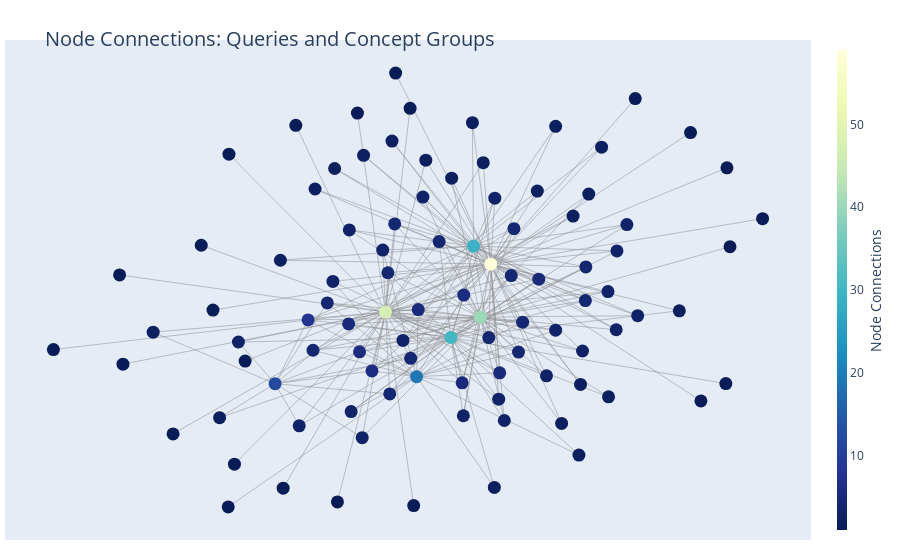

This figure's notebook cell:
### Code cell
fig = go.Figure(data=[edge_trace, node_trace],
             layout=go.Layout(
                title='<br>Node Connections: Queries and Concept Groups',
                titlefont=dict(size=20),
                showlegend=False,
                hovermode='closest',
                margin=dict(b=20,l=5,r=5,t=40),
                xaxis=dict(showgrid=False, zeroline=False, showticklabels=False),
                yaxis=dict(showgrid=False, zeroline=False, showticklabels=False)))

iplot(fig)

### Figure 1 — Plotly figure (JSON) as saved in the notebook; plotly's stock layout.template omitted (floating-point values rounded to 4 significant figures; data arrays with more than 128 entries replaced by an {"elided": "..."} marker saying what was removed)
{"data": [{"hoverinfo": "none", "line": {"color": "#888", "width": 0.5}, "mode": "lines", "type": "scatter", "x": {"elided": "711 float values"}, "y": {"elided": "711 float values"}}, {"hoverinfo": "text", "marker": {"color": [1, 3, 2, 2, 2, 4, 2, 2, 3, 1, 3, 4, 30, 1, 12, 3, 4, 4, 2, 1, 1, 1, 2, 2, 1, 1, 4, 3, 6, 40, 3, 2, 2, 5, 3, 2, 2, 1, 19, 2, 4, 2, 3, 3, 2, 4, 1, 4, 1, 59, 1, 1, 29, 3, 3, 2, 2, 3, 2, 4, 5, 3, 1, 3, 6, 1, 4, 3, 8, 3, 1, 4, 1, 1, 5, 2, 4, 5, 47, 4, 2, 3, 5, 3, 3, 1, 1, 4, 1, 3, 1, 2, 3, 6, 1, 1, 2], "colorbar": {"thickness": 10, "title": {"side": "right", "text": "Node Connections"}, "xanchor": "left"}, "colorscale": [[0, "rgb(255,255,217)"], [0.125, "rgb(237,248,177)"], [0.25, "rgb(199,233,180)"], [0.375, "rgb(127,205,187)"], [0.5, "rgb(65,182,196)"], [0.625, "rgb(29,145,192)"], [0.75, "rgb(34,94,168)"], [0.875, "rgb(37,52,148)"], [1, "rgb(8,29,88)"]], "line": {"width": 0}, "reversescale": true, "showscale": true, "size": 13}, "mode": "markers", "text": ["Insects in dry dead wood # of connections: 1", "Insect indicators of carrion # of connections: 3", "Insect grain indicators # of connections: 2", "Ceramic artefacts # of connections: 2", "Environmental change due to flooding # of connections: 2", "Tephrochronology: Viking Period # of connections: 4", "Artefacts from midden excavations # of connections: 2", "Stone and other mineral artefacts # of connections: 2", "Hearth units # of connections: 3", "Insect indicators for standing water # of connections: 1", "Evidence for woolworking from artefacts # of connections: 3", "Farmsteads with above average historical value # of connections: 4", "ideas # of connections: 30", "Insect indicators for people # of connections: 1", "physical_processes # of connections: 12", "Feather artefacts # of connections: 3", "Artefactual evidence for grain grinding # of connections: 4", "Insect indicators of farming # of connections: 4", "Artefactual evidence for personal ornamentation # of connections: 2", "Insect indicators of running water # of connections: 1", "Halotolerant insects # of connections: 1", "small and medium whales # of connections: 1", "Definite insect indication of dung # of connections: 2", "Plastic finds # of connections: 2", "Potential insect evidence for dung # of connections: 1", "Wild Species Only # of connections: 1", "Artefactual evidence for food preparation and consumption # of connections: 4", "Marine resource dominant # of connections: 3", "Settlement Age farmsteads # of connections: 6", "activities # of connections: 40", "Travel (domestic/in Iceland) in the sagas # of connections: 3", "Diocese properties # of connections: 2", "Potential insect indicators of wood or trees # of connections: 2", "Saga references to livestock # of connections: 5", "Tephrochronology: Historic Tephra Layers # of connections: 3", "Artefacts from burial excavations # of connections: 2", "Artefacts from horse burials # of connections: 2", "Insect data available # of connections: 1", "community_places # of connections: 19", "Artefacts from excavations of Viking Age sites # of connections: 2", "Saga references to agricultural buildings or structures # of connections: 4", "whale bone usewear # of connections: 2", "Synanthropic insects (associated with humans) # of connections: 3", "whale bone presence # of connections: 3", "Unit descriptions commonly associated with burial evidence. # of connections: 2", "Freshwater Fish # of connections: 4", "Tephrochronology: Colonisation # of connections: 1", "Saga evidence for coastal activity and/or resources # of connections: 4", "Insect indicators of coniferous trees # of connections: 1", "actors # of connections: 59", "Insect indicators of heathland or moorland # of connections: 1", "Sheep 50.12-57.28 # of connections: 1", "events # of connections: 29", "Artefactual evidence for metalworking # of connections: 3", "Church and Farms # of connections: 3", "Metal artefacts # of connections: 2", "Silver artefacts # of connections: 2", "Tephrochronology-  Little Ice Age # of connections: 3", "Land degradation # of connections: 2", "Woodland claims # of connections: 4", "Mixed livestock economy # of connections: 5", "Woolen artefacts # of connections: 3", "Insect indicators of mould # of connections: 1", "Artefactual evidence for writing # of connections: 3", "Rich and Fertile Farms # of connections: 6", "fodder productivity == 2 # of connections: 1", "Wooden artefacts # of connections: 4", "Monastery as a place of production # of connections: 3", "Saga references to wetlands # of connections: 8", "Artefactual evidence for gaming and play # of connections: 3", "Livestock References in NABO FSI reports # of connections: 1", "We have Pigs # of connections: 4", "Insect indications of dry dead wood # of connections: 1", "Insect indicators of fresh water (i.e. not seawater) # of connections: 1", "Finds from building contexts # of connections: 5", "Whales # of connections: 2", "Artefactual evidence for fishing # of connections: 4", "Saga references to timber and/or woodland # of connections: 5", "physical_landscape # of connections: 47", "Saga references to agricultural activities # of connections: 4", "Low productivity farms # of connections: 2", "Insect indicators of disturbed ground or arable land # of connections: 3", "Maritime travel in sagas # of connections: 5", "Artefactual evidence for cultivation # of connections: 3", "Bone finds # of connections: 3", "imaginary_landscape # of connections: 1", "Insect indicators of deciduous trees # of connections: 1", "Artefacts from domestic house excavations # of connections: 4", "Radiocarbon dated SEAD sample # of connections: 1", "Artefactual evidence for arms. # of connections: 3", "Cattle to Vellum # of connections: 1", "Leather artefacts # of connections: 2", "Ectoparasites # of connections: 3", "Driftwood and beached whale claims # of connections: 6", "Insect indicators of foul conditions or dung # of connections: 1", "Insect indications of animals # of connections: 1", "Artefacts from excavations of church structures and church farms # of connections: 2"], "type": "scatter", "x": [-0.8283, 0.2795, 0.3485, -0.1214, -0.5688, -0.07295, -0.2703, -0.3211, -0.1454, -0.263, 0.5161, -0.2893, 0.03145, -0.5025, -0.4248, -0.09295, 0.3804, 0.2068, 0.3891, -0.2111, -0.5445, -0.5859, 0.2557, -0.1952, -0.0744, 0.7557, 0.3816, 0.4604, -0.1734, 0.1079, -0.2274, 0.3637, 0.1154, 0.06065, -0.3622, -0.411, 0.0873, -0.112, -0.05762, 0.6242, 0.195, 0.03343, 0.3032, 0.4391, 0.3678, 0.1297, 0.7449, 0.0009602, -0.5302, 0.1348, -0.371, 0.7478, 0.09002, 0.4623, -0.2747, 0.4225, 0.3033, -0.5199, -0.7412, -0.3264, 0.2594, -0.04116, -0.6895, 0.06371, -0.2056, -0.5464, -0.1144, 0.1555, -0.3392, 0.4881, 0.6802, -0.1321, 0.6533, -0.4039, -0.05333, -0.03362, 0.2176, 0.158, -0.1383, -0.1273, 0.4405, -0.1987, -0.2339, 0.373, -0.2321, -1, -0.8196, 0.1881, -0.6164, 0.1454, 0.5098, 0.3187, 0.17, 0.06469, -0.06512, 0.8402, 0.1442], "y": [0.08736, -0.2896, 0.3073, 0.5875, -0.4458, -0.2243, 0.4851, 0.4084, 0.1803, -0.7604, -0.06483, -0.01704, -0.1464, -0.2343, -0.3189, -0.1574, -0.008389, -0.2006, 0.3895, 0.692, 0.5385, -0.04395, 0.4008, 0.5342, 0.7098, 0.1928, 0.1175, -0.1174, -0.2713, -0.07025, -0.423, -0.5856, 0.5069, -0.3156, -0.4762, 0.1424, 0.6563, 0.8414, -0.2926, -0.04658, 0.2603, 0.4489, -0.1189, 0.02523, -0.3217, -0.1467, -0.3183, 0.2119, -0.6194, 0.1277, 0.6464, 0.4875, 0.1951, 0.1773, 0.06312, 0.5648, 0.6426, -0.1632, -0.1265, -0.1939, 0.07169, 0.3781, -0.5064, -0.4387, -0.1997, -0.7791, 0.2781, -0.3768, -0.08065, 0.2755, -0.3831, 0.09554, 0.6194, -0.7092, -0.0419, 0.516, -0.08894, -0.2782, -0.05142, -0.3572, -0.3678, -0.5204, -0.09568, -0.1968, 0.2558, -0.1913, -0.246, 0.08512, 0.1984, 0.3744, 0.7462, -0.4674, -0.4563, 0.01203, -0.7742, 0.2978, -0.7065]}], "layout": {"hovermode": "closest", "margin": {"b": 20, "l": 5, "r": 5, "t": 40}, "showlegend": false, "title": {"font": {"size": 20}, "text": "<br>Node Connections: Queries and Concept Groups"}, "xaxis": {"showgrid": false, "showticklabels": false, "zeroline": false}, "yaxis": {"showgrid": false, "showticklabels": false, "zeroline": false}}}
